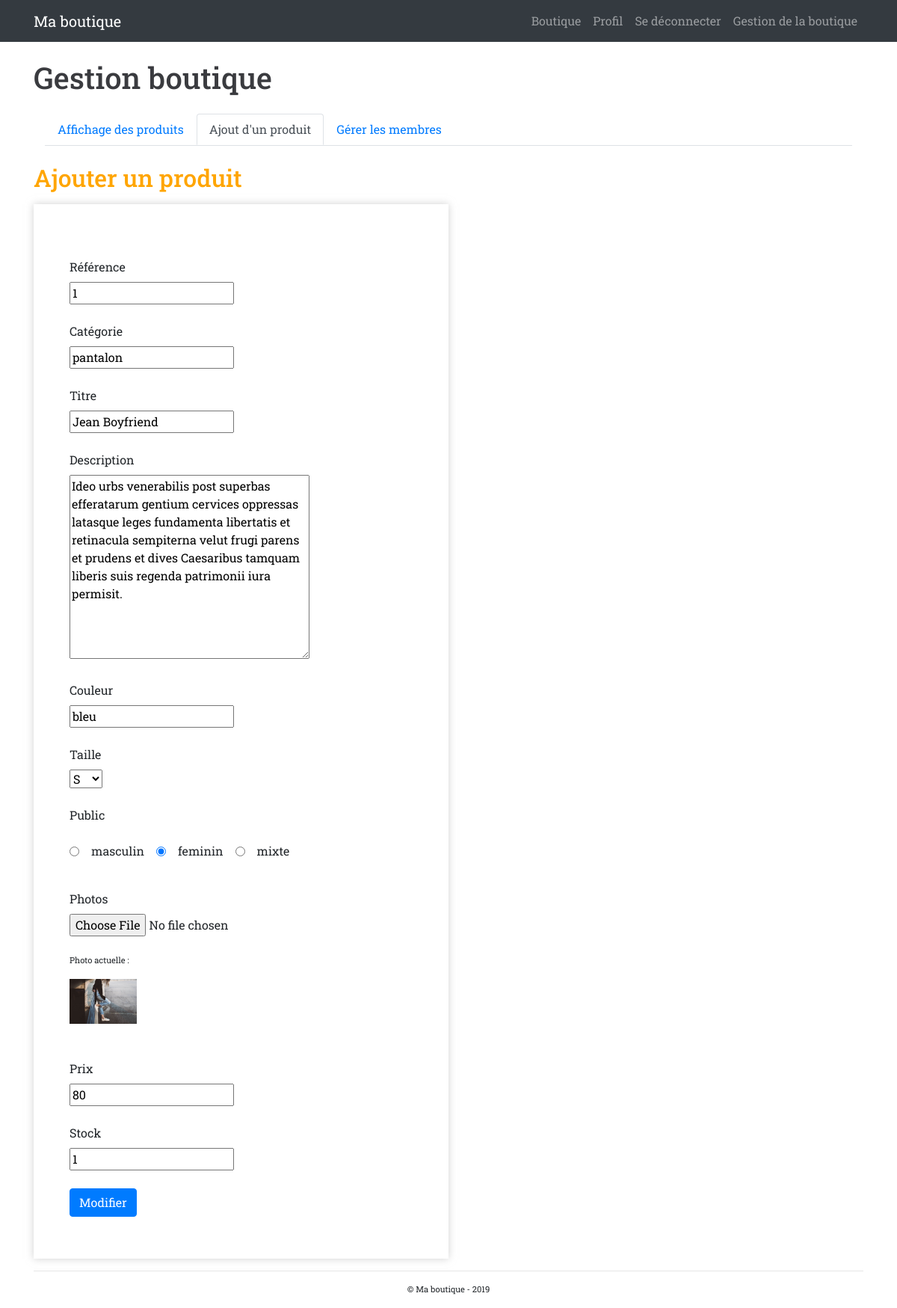
/admin/formulaire_produit.php?id_produit=16 (signed in), run on the app's committed database.
### tables this page shows
CREATE TABLE `produit` (
  `id_produit` int(3) NOT NULL,
  `reference` varchar(20) NOT NULL,
  `categorie` varchar(20) NOT NULL,
  `titre` varchar(100) NOT NULL,
  `description` text NOT NULL,
  `couleur` varchar(20) NOT NULL,
  `taille` varchar(5) NOT NULL,
  `public` enum('m','f','mixte') NOT NULL,
  `photo` varchar(250) NOT NULL,
  `prix` int(3) NOT NULL,
  `stock` int(3) NOT NULL
);

### inc/functions.php (called while the page is built, shortened)
<?php
    function executeRequete($requete, $param = array()) {
        if(!empty($param)) {
            foreach ($param as $indice => $valeur) {
                $param[$indice] = htmlspecialchars($valeur);
            }
        }
        global $pdo;
        $resultat = $pdo->prepare($requete);
        $succes = $resultat->execute($param);
        if ($succes) {
            return $resultat;
        } else {
            return false;
        }
    }
?>

### admin/formulaire_produit.php (the view, shortened to what this page needs)
<?php
        if (isset($_GET['id_produit'])) {
            $resultat = executeRequete("SELECT * FROM produit WHERE id_produit = :id_produit", array(':id_produit' => $_GET['id_produit']));
            $produit_actuel = $resultat->fetch(PDO::FETCH_ASSOC);
        }
require_once '../inc/header.php';
?>
<h1 class="mt-4">Gestion boutique</h1>
<div class="container mt-4">
    <div class="row">
        <div class="col">
        <ul class="nav nav-tabs">
            <li><a class="nav-link" href="gestion_boutique.php">Affichage des produits</a></li>
            <li><a class="nav-link active" href="formulaire_produit.php">Ajout d'un produit</a></li>
            <li><a class="nav-link" href="gestion_membre.php">Gérer les membres</a></li>
        </ul>
        </div>
    </div>
</div>
<h2 class="mt-4">Ajouter un produit</h2>
<form action="" method="post" enctype="multipart/form-data" class="order-1 col-md-6 col-sm-12 mt-3 p-5">
    <label class="mt-4 mb-2" for="reference">Référence</label><br>
    <input type="text" name="reference" id="reference" value="<?php echo $produit_actuel['reference'] ?? ''; ?>"><br>
    <label class="mt-4 mb-2" for="categorie">Catégorie</label><br>
    <input type="text" name="categorie" id=categorie" value="<?php echo $produit_actuel['categorie'] ?? ''; ?>"><br>
    <label class="mt-4 mb-2" for="titre">Titre</label><br>
    <input type="text" name="titre" id=titre" value="<?php echo $produit_actuel['titre'] ?? ''; ?>"><br>
    <label class="mt-4 mb-2" for="description">Description</label><br>
    <textarea name="description" id="description" cols="30" rows="10"><?php echo $produit_actuel['description'] ?? ''; ?></textarea><br>
    <label class="mt-4 mb-2" for="couleur">Couleur</label><br>
    <input type="text" name="couleur" id="couleur" value="<?php echo $produit_actuel['couleur'] ?? ''; ?>"><br>
    <label class="mt-4 mb-2">Taille</label><br>
    <select name="taille">
        <option>S</option>
    </select><br>
    <label class="mt-4 mb-2">Public</label><br>
    <div class="btn-radio">
        <input class="radio" type="radio" name="public" id="m" value="m" checked><label class="radio" for="m">masculin</label><br>
        <input class="radio" type="radio" name="public" id="f" value="f" <?php if(isset($produit_actuel['public']) && $produit_actuel['public'] == 'f') echo 'checked';?>><label class="radio" for="m">feminin</label><br>
        <input class="radio" type="radio" name="public" id="mixte" value="mixte" <?php if(isset($produit_actuel['public']) && $produit_actuel['public'] == 'mixte') echo 'checked';?>><label class="radio" for="mixte">mixte</label><br>
    </div>
    <label class="mt-4 mb-2" for="photo">Photos</label><br>
    <input type="file" name="photo" id="photo"><br>
    <?php
    if (isset($produit_actuel)) {
        echo '<p class="mt-4">Photo actuelle : </p>';
        echo '<img src="../' . $produit_actuel['photo'] . '" style="width:90px;"></img><br>';
    }
    ?>
    <label class="mt-4 mb-2" for="prix">Prix</label><br>
    <input type="text" name="prix" id="prix" value="<?php echo $produit_actuel['prix'] ?? ''; ?>"><br>
    <label class="mt-4 mb-2" for="stock">Stock</label><br>
    <input type="text" name="stock" id="stock" value="<?php echo $produit_actuel['stock'] ?? ''; ?>"><br>
    <div class="form-group row mt-4 mb-2" id="ajouter">
        <div class="col">
            <button type="submit" class="btn btn-primary"><?php if(isset($produit_actuel)) {
                        echo 'Modifier';
                    } else {
                        echo 'Ajouter';
                    } ?>
            </button>
        </div>
    </div>
</form>
<?php require_once '../inc/footer.php';
?>

### inc/header.php (style rules this page uses)
body { font-family: 'Roboto Slab', serif; }
h1 { color: #3A3B3F; }
h2 { color: orange; }
form, .profil { -webkit-box-shadow: 0px 0px 10px 0px rgba(179,179,179,0.6); -moz-box-shadow: 0px 0px 10px 0px rgba(179,179,179,0.6); box-shadow: 0px 0px 10px 0px rgba(179,179,179,0.6); }
::placeholder { text-align: center; }
.btn-radio { display: flex; justify-content: flex-start; align-items: center; }
.radio { padding: 1rem; }
label { margin-bottom: 0rem; }
p { font-size : 0.7rem; }

### data on the page
produit: reference "1", categorie "pantalon", titre "Jean Boyfriend", description "Ideo urbs venerabilis post superbas efferatarum gentium cervices oppressas latasque leges fundamenta libertatis et retinacula sempiterna velut frugi parens et prudens et dives Caesaribus tamquam liberis suis regenda patrimonii iura permisit.", couleur "bleu", public "☑", public "☐ mixte", photo (picture), prix "80", stock "1"
